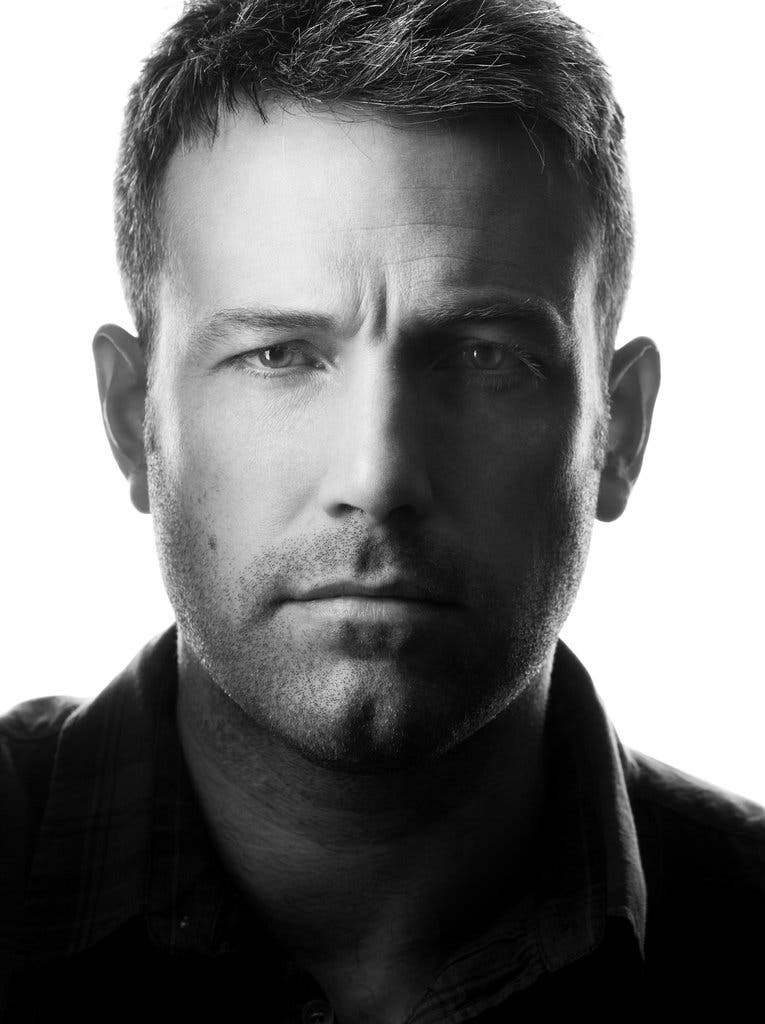
#> input picture OpenCV/faces_train/val/Ben_Afflek/09AFFLECK2-jumbo.jpg, 765 x 1024 px, found by its file name
$ python 15_face_detect.py
#> lines starting #> are read from the running program, lines starting #| are printed output that depends on the picture; after the words box and inside, x2 and y2 are one past the last pixel; in counts of white or black regions, pixels touching at a corner belong together
import cv2
import numpy as np


# imagePath = r'OpenCV\photos\lady.jpg'
# cascPath = r'OpenCV\haarcascade_frontalface_default.xml'

cascPath = r'OpenCV\haarcascade_frontalface_default.xml'
imagePath = r'OpenCV\faces_train\val\Ben_Afflek/09AFFLECK2-jumbo.jpg'

img = cv2.imread(imagePath)
#> img is the input picture: shape (1024, 765, 3); min 0, max 255, mean 119
cv2.imshow('Lady', img)


gray = cv2.cvtColor(img, cv2.COLOR_BGR2GRAY)
cv2.imshow('Gray_Lady', gray)


haar_cascade = cv2.CascadeClassifier(cascPath)

faces_rect = haar_cascade.detectMultiScale(gray, 1.1, 3)
#> faces_rect = [[129, 179, 468, 468]]

print(f'Number of faces found = {len(faces_rect)}')
#| Number of faces found = 1

for (x, y, w ,h) in faces_rect:
    cv2.rectangle(img, (x,y), (x+w, y+h), (0,255,0) , thickness=2)
#> this loop made 1 pass
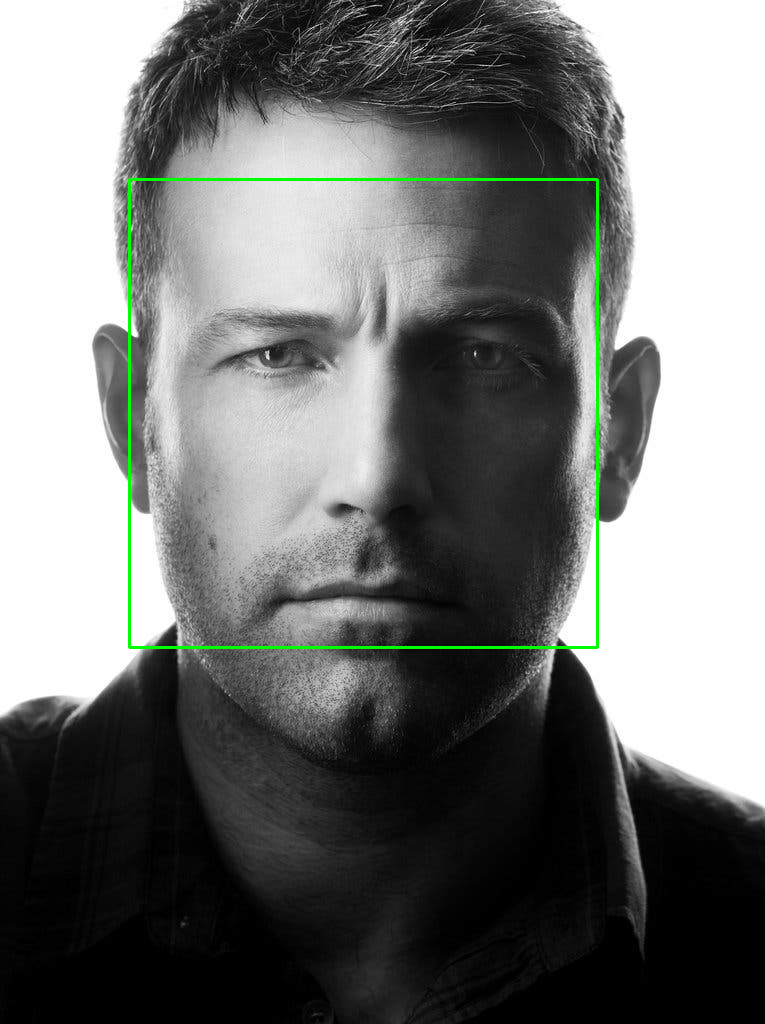
#> img: shape (1024, 765, 3); 0.72% of pixels changed, all inside (x1, y1, x2, y2) = (128, 178, 599, 649)

cv2.imshow('Detected_faces', img)

cv2.waitKey(0)

$ run again, with OpenCV/photos/lady.jpg copied over OpenCV/faces_train/val/Ben_Afflek/09AFFLECK2-jumbo.jpg
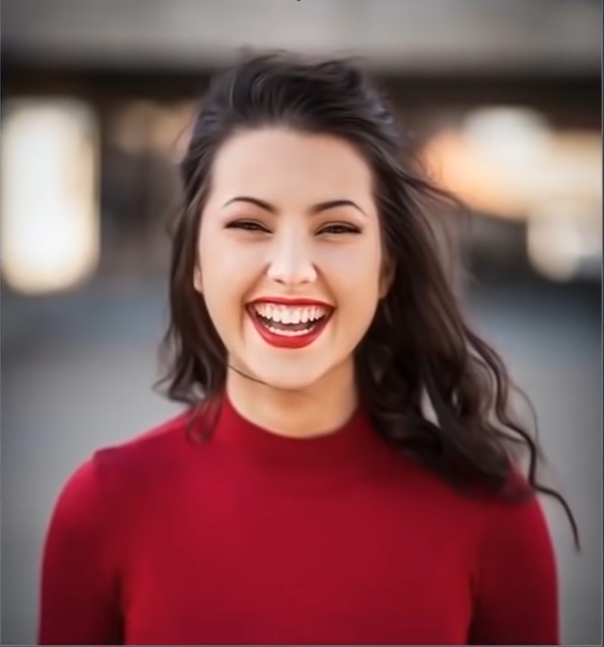
#> input picture OpenCV/photos/lady.jpg, 604 x 647 px, found by its file name
#> img is the input picture: shape (647, 604, 3); mean B, G, R 87.2, 86.6, 128.8
#> `gray = cv2.cvtColor(img, cv2.COLOR_BGR2GRAY)`:
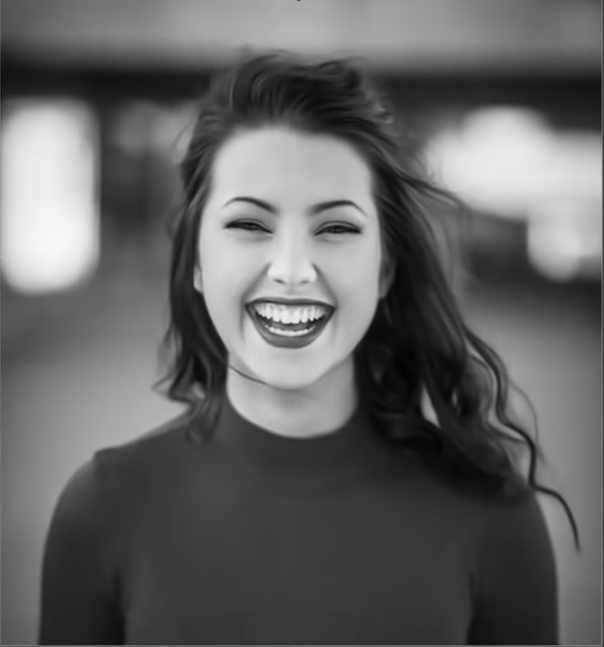
#> gray: shape (647, 604); min 2, max 248, mean 99.3
#> faces_rect = [[168, 128, 248, 248]]
#| Number of faces found = 1
#> the loop `for (x, y, w ,h) in faces_rect:` made 1 pass
#> after the loop `for (x, y, w ,h) in faces_rect:`:
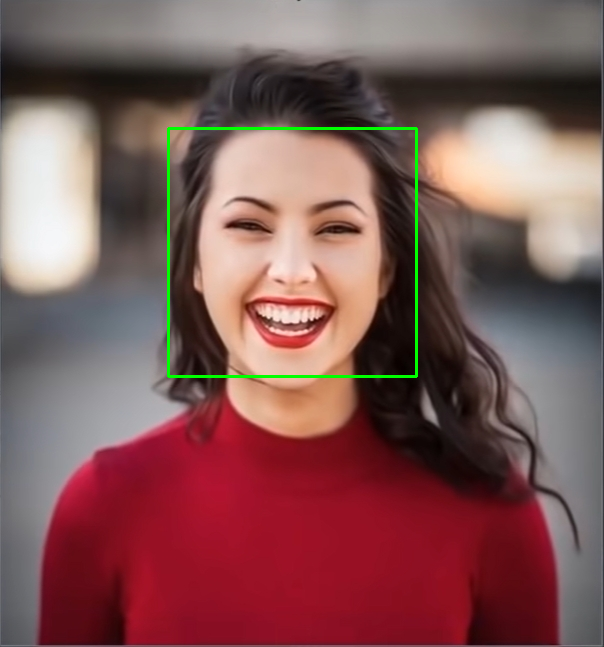
#> img: shape (647, 604, 3); 0.76% of pixels changed, all inside (x1, y1, x2, y2) = (167, 127, 418, 378)

$ run again, with OpenCV/faces_train/val/Ben_Afflek/549e22009a117_-_renaissance-man-ben-affleck-lg.jpg copied over OpenCV/faces_train/val/Ben_Afflek/09AFFLECK2-jumbo.jpg
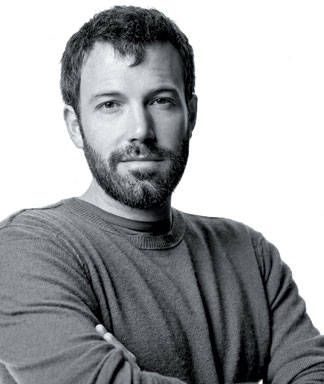
#> input picture OpenCV/faces_train/val/Ben_Afflek/549e22009a117_-_renaissance-man-ben-affleck-lg.jpg, 324 x 384 px, found by its file name
#> img is the input picture: shape (384, 324, 3); mean B, G, R 166, 163.4, 161.6
#> faces_rect = [[70, 50, 136, 136]]
#| Number of faces found = 1
#> the loop `for (x, y, w ,h) in faces_rect:` made 1 pass
#> after the loop `for (x, y, w ,h) in faces_rect:`:
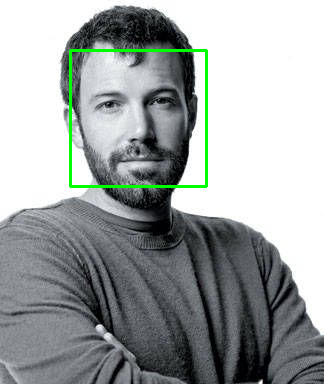
#> img: shape (384, 324, 3); 1.31% of pixels changed, all inside (x1, y1, x2, y2) = (69, 49, 208, 188)
